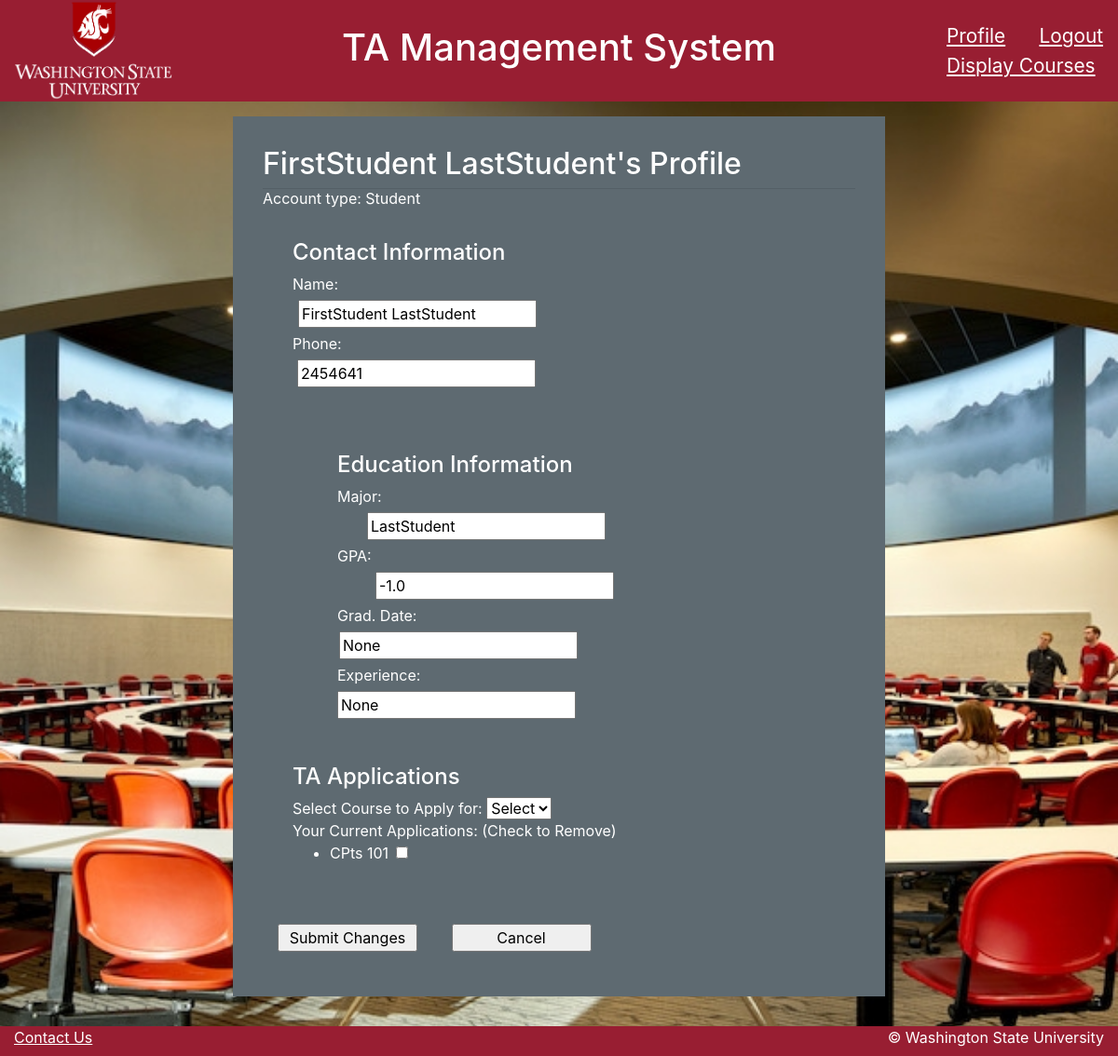
Screenshot of /edit_profile (signed in) with the database file from the repository.
### backend.py (models this page shows)
class User(db.Model, UserMixin):
    id = db.Column(db.Integer, primary_key = True, nullable=False)
    isTeacher = db.Column(db.Boolean)
    userID = db.Column(db.Integer)
    pw = db.Column(db.String(30))
    name = db.Column(db.String(15))
    lastName = db.Column(db.String(20))
    email = db.Column(db.String(255))
    phone = db.Column(db.String(20))
    major = db.Column(db.String(30), default='')
    gpa = db.Column(db.Float, default=-1)
    experience = db.Column(db.String)
    grad_date = db.Column(db.String)

class Applications(db.Model):
    id = db.Column(db.Integer, autoincrement=True, primary_key=True, nullable=False)
    classID = db.Column(db.String(20))
    studentID = db.Column(db.Integer)
    name = db.Column(db.String(15))
    lastName = db.Column(db.String(20))
    status = db.Column(db.Integer, default = 0)

### backend.py (the view)
@app.route('/edit_profile')
@login_required
def render_edit_profile():
    global reason
    names = db.session.query(Classes)
    res = []
    for i in names:
        applied = Applications.query.filter_by(classID=i.title, studentID=current_user.userID).first()
        if applied == None:
            res.append(i)
    courses = db.session.query(Applications).filter_by(studentID=current_user.userID, status=0)
    return render_template('editprofile.html', data = res, data2 = courses.all())

### backend.py (called while the page is built)
@login_manager.user_loader
def get_user(ident):
  return User.query.get(int(ident))

### templates/editprofile.html (shortened to what this page needs)
<!DOCTYPE html>
<html>
<head>
    <link rel="stylesheet" href="https://maxcdn.bootstrapcdn.com/bootstrap/4.3.1/css/bootstrap.min.css">
    <link rel="stylesheet" type="text/css" href="../static/styles/editprofilecss.css">
</head>
</html>
<body>
    {% include 'header.html' %}
    <div class="container-fluid edit_profile">
        <div class = "row d-flex justify-content-around edit_profile_columns">
            <div class="col-md-7 edit_profile_column_1">
                <div class="view_profile_name">
                    <h2>{{ current_user.name + " " + current_user.lastName }}<span>'s Profile</span></h2>
                    <hr class ="view_profile_line">
                </div>
                <div class="edit_profile_title">
                    {% if not current_user.isTeacher %}
                        Account type: Student
                    {% else %}
                        Account type: Instructor
                    {% endif %}
                </div>
                <form id="editAccountForm" method="POST" action="edit-account">
                    <div class="edit_profile_information">
                        <div class="edit_profile_information_general">
                            <h4 style="margin-bottom: .3em;">Contact Information</h4>
                            <div class="input_box">Name: <input class="edit_name_input" name="edit_name_input"  value="{{current_user.name + " " + current_user.lastName}}"> </input> </div>
                            <div class="input_box">Phone: <input class="edit_phone_input" name="edit_phone_input" value={{current_user.phone}}> </input> </div>
                        </div>
                        {% if not current_user.isTeacher %}
                        <div class="edit_profile_information_student">
                            <h4 style="margin-bottom: .3em;">Education Information</h4>
                            <div class="input_box">Major: <input class="edit_major_input" name="edit_major_input"  value={{current_user.major}}> </input> </div>
                            <div class="input_box">GPA: <input class="edit_gpa_input" name="edit_gpa_input"  value={{current_user.gpa}}> </input> </div>
                            <div class="input_box">Grad. Date: <input class="edit_graduation_date_input" name="edit_graduation_date_input"  value={{current_user.grad_date}}> </input> </div>
                            <div class="input_box">Experience: <input class="edit_experience_input" name="edit_experience_input"  value={{current_user.experience}}> </input> </div>
                        </div>
                        <div class="edit_profile_information_pref">
                            <div class="createAccountForm">
                                <h4 style="margin-bottom: .3em;">TA Applications</h4>
                                <div>
                                    Select Course to Apply for:
                                    <select class="account_type_input" name="edit_add_TA_app">
                                        <option value="none" selected disabled hidden>Select</option>
                                    </select>
                                </div>
                                Your Current Applications: (Check to Remove)
                                <ul class = "edit_profile_information_courses">
                                    {% if data2[0] == null %}
                                        No current Applications
                                    {% else %}
                                        {% for i in data2 %}
                                        <li>
                                            <div class="left1" style="float:left;">
                                                {{i.classID}}
                                            </div>
                                            <div class="edit_student_TA_app" name="edit_remove_TA_app">
                                                <input type="checkbox" style="display:inline-block;margin-left:.5em;" name="checked_box" value="{{i.id}}">
                                            </div>
                                        </li>
                                        {% endfor %}
                                    {% endif %}
                                </ul>
                            </div>
                        </div>
                        {% endif %}
                        <div class="edit_buttons">
                          <input type="submit" class="save_profile_changes" value="Submit Changes" />
                          <input type="submit" class="cancel_profile_changes" value="Cancel" />
                        </div>
                    </div>
                </form>
            </div>
        </div>
    </div>
    {% include 'footer.html' %}
</body>

### static/styles/editprofilecss.css (style rules this page uses)
.edit_profile { background: url("../resources/spark.jpg"); background-repeat: no-repeat; background-size: cover; background-position: center center; color:white; min-height: 80vh; }
.edit_student_TA_app { margin-left: 1em; }
.input_box { width: 300px; }
input { width: clac(100% - 300px); }
.save_profile_changes { margin: 1em; width: 150px; }
.cancel_profile_changes { margin: 1em; width: 150px; }
.edit_buttons { clear: both; }
.edit_profile_columns { padding-top: 1em; }
.edit_profile_column_1 { background: #5e6a71; margin-bottom: 4em; padding: 2em; }
.view_profile_line { margin-top:-.1em; margin-bottom:-.1em; color:#5e6a71; }
.edit_profile_information_general { padding: 1em; margin: 1em; float: left; }
.edit_profile_information_student { padding: 1em; margin: 1em; margin-left: 4em; float: left; }
.edit_profile_information_pref { padding: 1em; margin: 1em; clear: both; }
.edit_name_input { margin: 5px; margin-left: 6px; }
.edit_phone_input { margin: 5px; margin-left: 5px; }
.edit_major_input { margin: 5px; margin-left: 32px; }
.edit_gpa_input { margin: 5px; margin-left: 41px; }
.edit_graduation_date_input { margin: 5px; margin-left: 2px; }
.edit_experience_input { margin-top: 5px; }

### rows the page displays
User: name+lastName "FirstStudent LastStudent", edit_name_input "FirstStudent LastStudent", edit_phone_input "2454641", edit_major_input "LastStudent", edit_gpa_input "-1.0", edit_graduation_date_input "None", edit_experience_input "None"
Applications: classID "CPts 101"
